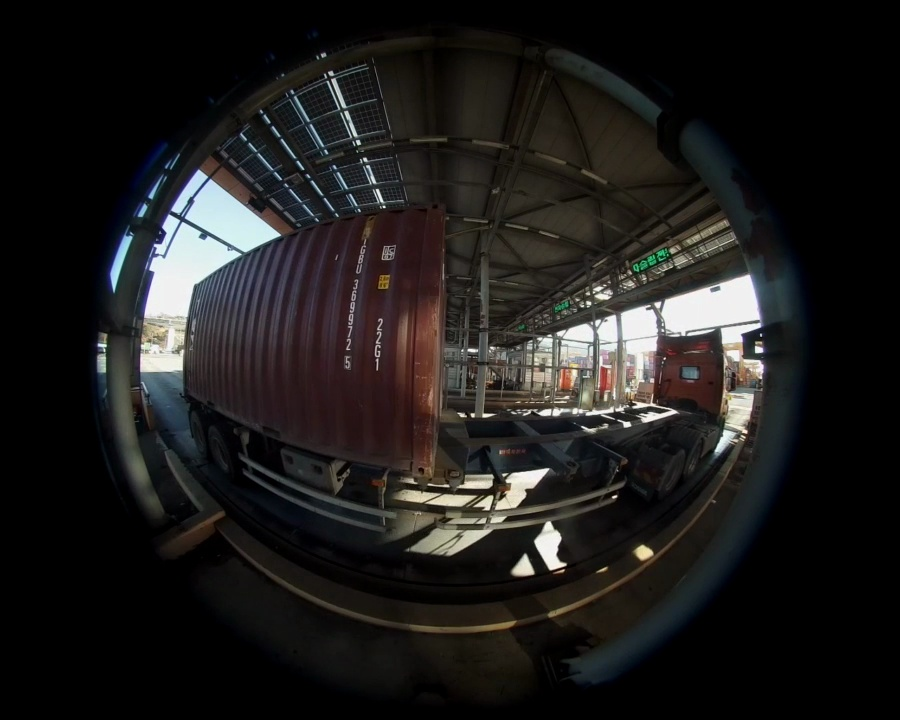
#> input picture container_ocr/dataset/images/train/frame_1923.jpg, 900 x 720 px
$ python -i image_utils.py   (imports and definitions only)
#> lines starting #> are read from the running program, lines starting #| are printed output that depends on the picture
#> further down, picture is the input picture: shape (720, 900, 3); mean B, G, R 28, 29, 30.5
import cv2
import numpy as np

def apply_perspective_correction(image, intensity=0.15):
    """
    아래에서 위로 찍은 영상의 원근 왜곡을 보정합니다.
    이미지의 윗부분(원거리)이 좁게 보이는 현상을 펴줍니다.

    Args:
        image: 입력 ROI 이미지
        intensity (float): 보정 강도 (0.0 ~ 0.5). 값이 클수록 윗부분을 더 많이 늘림.
    """
    if image is None or image.size == 0:
        return image

    h, w = image.shape[:2]

    # 원본 이미지에서 '위가 좁은 사다리꼴' 영역을 정의
    dx = int(w * intensity)

    src_points = np.float32([
        [dx, 0],            # Top-Left (안쪽으로 들어감)
        [w - dx, 0],        # Top-Right (안쪽으로 들어감)
        [w, h],             # Bottom-Right (그대로)
        [0, h]              # Bottom-Left (그대로)
    ])

    dst_points = np.float32([
        [0, 0],
        [w, 0],
        [w, h],
        [0, h]
    ])

    M = cv2.getPerspectiveTransform(src_points, dst_points)
    corrected = cv2.warpPerspective(image, M, (w, h))

    return corrected

def preprocess_for_ocr(image):
    """
    OCR 성능 향상을 위한 전처리 (Resize & Sharpening)
    """
    if image is None or image.size == 0:
        return image

    rh, rw = image.shape[:2]
#> rh = 720; rw = 900
    if rh < 150: # 높이가 너무 작으면 확대
        scale = 150 / rh
        image = cv2.resize(image, (int(rw * scale), 150), interpolation=cv2.INTER_CUBIC)

    # 선명화 필터 적용 (부드러운 Unsharp Mask 방식)
    gaussian = cv2.GaussianBlur(image, (0, 0), 3.0)
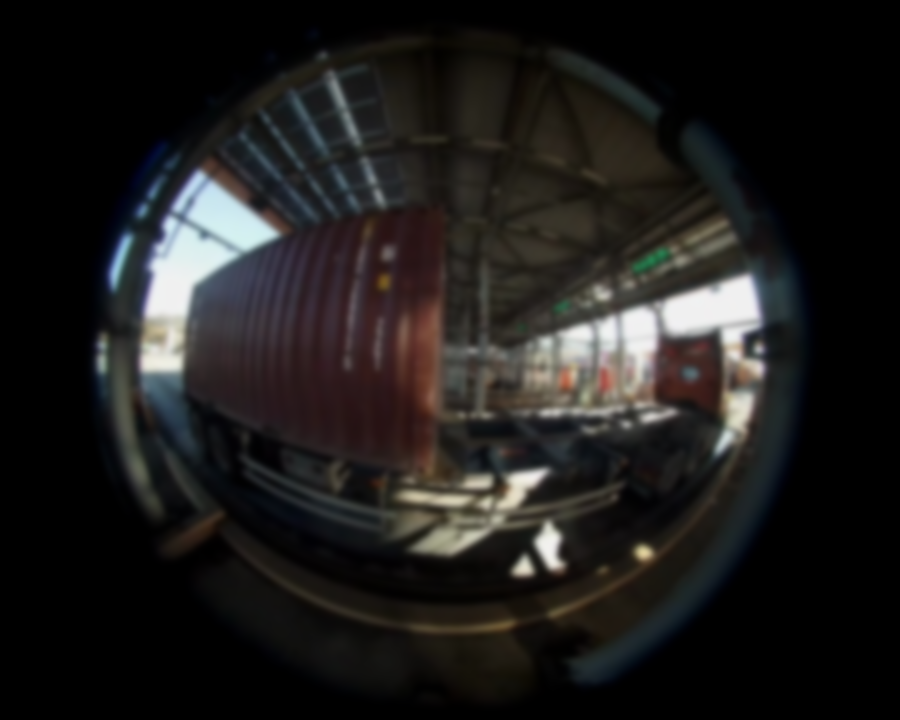
#> gaussian: shape (720, 900, 3); mean B, G, R 28, 29, 30.5
    image = cv2.addWeighted(image, 1.5, gaussian, -0.5, 0)

    return image

>>> import cv2
>>> picture = cv2.imread('../../container_ocr/dataset/images/train/frame_1923.jpg')
>>> result = preprocess_for_ocr(picture)
